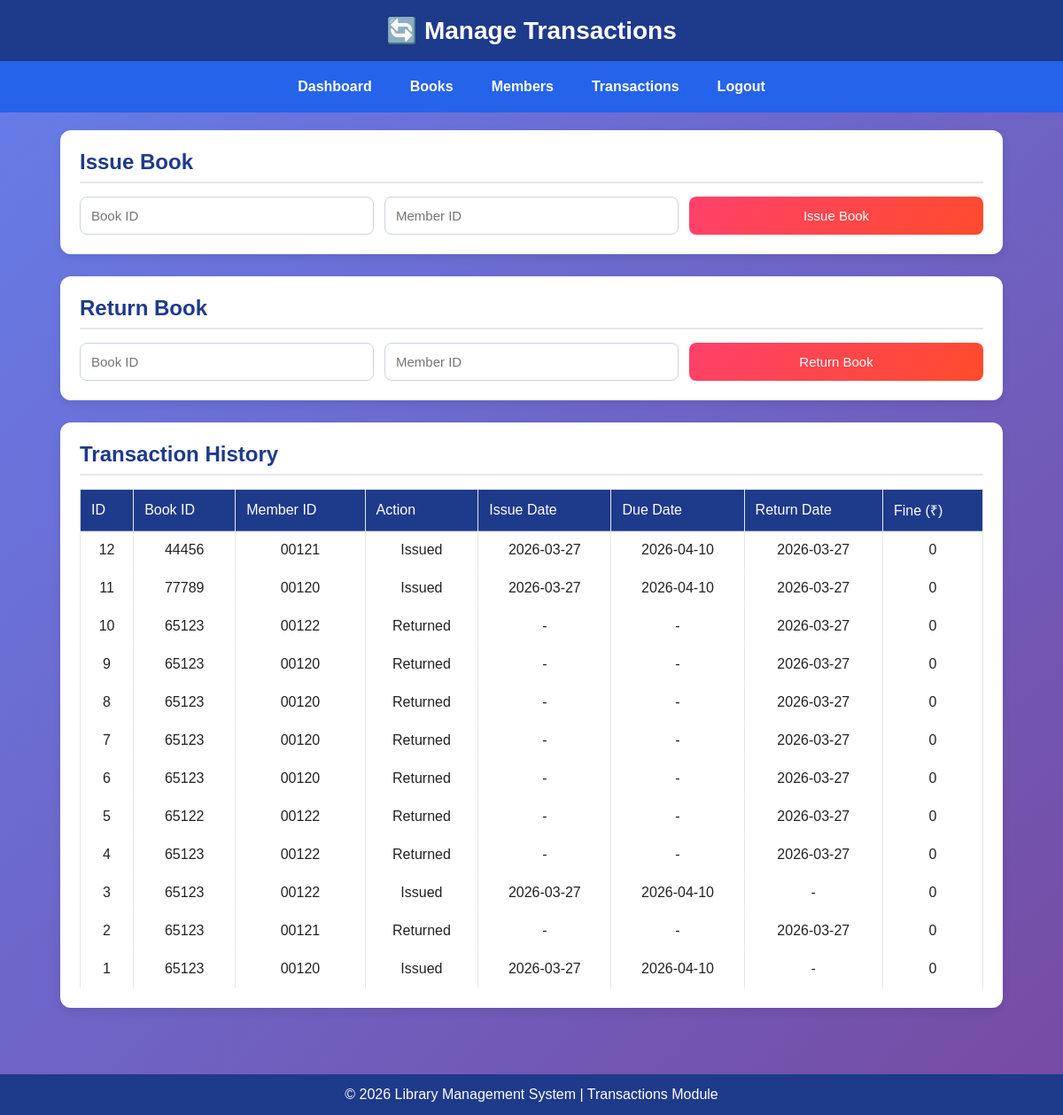
/transactions (signed in), run on the app's committed database.
### tables this page shows
CREATE TABLE transactions (
        id INTEGER PRIMARY KEY AUTOINCREMENT,
        book_id TEXT,
        member_id TEXT,
        action TEXT,
        issue_date TEXT,
        due_date TEXT,
        return_date TEXT,
        fine INTEGER DEFAULT 0
    );

### app.py (the view)
@app.route("/transactions")
def transactions():
    if not is_logged_in():
        return redirect(url_for("login"))
    conn = get_db_connection()
    transactions = conn.execute("""
        SELECT * FROM transactions
        ORDER BY id DESC
    """).fetchall()
    conn.close()
    return render_template("transactions.html", transactions=transactions)

### app.py (called while the page is built)
def get_db_connection():
    conn = sqlite3.connect(DB_NAME)
    conn.row_factory = sqlite3.Row
    return conn

def is_logged_in():
    return "user" in session

### templates/transactions.html (shortened to what this page needs)
<!DOCTYPE html>
<html lang="en">
<head>
  <link rel="stylesheet" href="{{ url_for('static', filename='style.css') }}">
</head>
<body>
  <header>🔄 Manage Transactions</header>
  <nav>
    <a href="/dashboard">Dashboard</a>
    <a href="/books">Books</a>
    <a href="/members">Members</a>
    <a href="/transactions">Transactions</a>
    <a href="/logout">Logout</a>
  </nav>
  <div class="container">
    <section class="section">
      <h2>Issue Book</h2>
      <form action="/issue_book" method="POST">
        <input type="text" name="book_id" placeholder="Book ID" required>
        <input type="text" name="member_id" placeholder="Member ID" required>
        <button type="submit">Issue Book</button>
      </form>
    </section>
    <section class="section">
      <h2>Return Book</h2>
      <form action="/return_book" method="POST">
        <input type="text" name="book_id" placeholder="Book ID" required>
        <input type="text" name="member_id" placeholder="Member ID" required>
        <button type="submit">Return Book</button>
      </form>
    </section>
    <section class="section">
      <h2>Transaction History</h2>
      <table>
        <thead>
          <tr>
            <th>ID</th>
            <th>Book ID</th>
            <th>Member ID</th>
            <th>Action</th>
            <th>Issue Date</th>
            <th>Due Date</th>
            <th>Return Date</th>
            <th>Fine (₹)</th>
          </tr>
        </thead>
        <tbody>
          {% for txn in transactions %}
          <tr>
            <td>{{ txn.id }}</td>
            <td>{{ txn.book_id }}</td>
            <td>{{ txn.member_id }}</td>
            <td>{{ txn.action }}</td>
            <td>{{ txn.issue_date if txn.issue_date else '-' }}</td>
            <td>{{ txn.due_date if txn.due_date else '-' }}</td>
            <td>{{ txn.return_date if txn.return_date else '-' }}</td>
            <td>{{ txn.fine }}</td>
          </tr>
          {% endfor %}
        </tbody>
      </table>
    </section>
  </div>
  <footer>© 2026 Library Management System | Transactions Module</footer>
</body>
</html>

### static/style.css (style rules this page uses)
* { margin: 0; padding: 0; box-sizing: border-box; font-family: Arial, sans-serif; }
body { background: #f4f7fb; color: #333; }
header { background: #1e3a8a; color: white; padding: 18px; text-align: center; font-size: 28px; font-weight: bold; }
nav { background: #2563eb; padding: 12px; display: flex; justify-content: center; gap: 15px; flex-wrap: wrap; }
nav a { color: white; text-decoration: none; padding: 8px 14px; border-radius: 6px; font-weight: bold; }
.container { width: 92%; max-width: 1200px; margin: 25px auto; }
.section { background: white; padding: 22px; margin-bottom: 25px; border-radius: 12px; box-shadow: 0 4px 10px rgba(0,0,0,0.08); }
.section h2 { margin-bottom: 15px; color: #1e3a8a; border-bottom: 2px solid #e5e7eb; padding-bottom: 8px; }
form { display: grid; grid-template-columns: repeat(auto-fit, minmax(220px, 1fr)); gap: 12px; }
input, select, button { padding: 12px; border-radius: 8px; border: 1px solid #cbd5e1; font-size: 15px; }
button { background: #2563eb; color: white; border: none; cursor: pointer; font-weight: bold; }
table { width: 100%; border-collapse: collapse; margin-top: 15px; overflow-x: auto; }
table th, table td { border: 1px solid #e5e7eb; padding: 12px; text-align: center; }
table th { background: #1e3a8a; color: white; }
table tr:nth-child(even) { background: #f8fafc; }
footer { background: #1e3a8a; color: white; text-align: center; padding: 14px; margin-top: 30px; }
* { margin: 0; padding: 0; box-sizing: border-box; font-family: 'Poppins', sans-serif; }
body { background: linear-gradient(135deg, #667eea, #764ba2); min-height: 100vh; color: #333; }
.container { max-width: 1200px; margin: auto; padding: 20px; }
table { width: 100%; border-collapse: collapse; margin-top: 10px; }
table th { text-align: left; padding: 12px; font-weight: 500; border-bottom: 1px solid rgba(255,255,255,0.3); }
table td { padding: 12px; border-bottom: 1px solid rgba(255,255,255,0.2); }
button { background: linear-gradient(135deg, #ff416c, #ff4b2b); border: none; padding: 10px 20px; color: white; border-radius: 8px; cursor: pointer; font-weight: 500; }
table { color: #222; }
table th { color: #ffffff; }
table tr { background: rgba(255, 255, 255, 0.85); color: #222; }
table tr:nth-child(even) { background: rgba(255, 255, 255, 0.75); }

### data on the page
transactions: id "12", book_id "44456", member_id "00121", action "Issued", issue_date "2026-03-27", due_date "2026-04-10", return_date "2026-03-27", fine "0"
transactions: id "11", book_id "77789", member_id "00120", action "Issued", issue_date "2026-03-27", due_date "2026-04-10", return_date "2026-03-27", fine "0"
transactions: id "10", book_id "65123", member_id "00122", action "Returned", issue_date "-", due_date "-", return_date "2026-03-27", fine "0"
transactions: id "9", book_id "65123", member_id "00120", action "Returned", issue_date "-", due_date "-", return_date "2026-03-27", fine "0"
transactions: id "8", book_id "65123", member_id "00120", action "Returned", issue_date "-", due_date "-", return_date "2026-03-27", fine "0"
transactions: id "7", book_id "65123", member_id "00120", action "Returned", issue_date "-", due_date "-", return_date "2026-03-27", fine "0"
transactions: id "6", book_id "65123", member_id "00120", action "Returned", issue_date "-", due_date "-", return_date "2026-03-27", fine "0"
transactions: id "5", book_id "65122", member_id "00122", action "Returned", issue_date "-", due_date "-", return_date "2026-03-27", fine "0"
transactions: id "4", book_id "65123", member_id "00122", action "Returned", issue_date "-", due_date "-", return_date "2026-03-27", fine "0"
transactions: id "3", book_id "65123", member_id "00122", action "Issued", issue_date "2026-03-27", due_date "2026-04-10", return_date "-", fine "0"
transactions: id "2", book_id "65123", member_id "00121", action "Returned", issue_date "-", due_date "-", return_date "2026-03-27", fine "0"
transactions: id "1", book_id "65123", member_id "00120", action "Issued", issue_date "2026-03-27", due_date "2026-04-10", return_date "-", fine "0"
